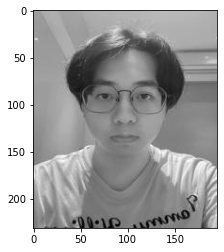
#> input picture HW03/PCA-based (EigenFace) Face Detection/reconstruct/1.png, 224 x 252 px, given in place of subject16.normal.jpg, which was not available
$ jupyter execute --allow-errors facedetect.ipynb   (shell and % lines are left out)   (text cells are left out)
#> lines starting #> are read from the running program, lines starting #| are printed output that depends on the picture; pictures that were not available may be replaced by others from this repository, and a replacement may not be noted
#> `img_resized = img.resize((195, 231))`:
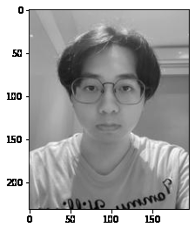
#> img_resized: PIL image 195x231 L; min 0, max 255, mean 167.2
#> pass 2 of the loop `for i in range(len(additional)):`:
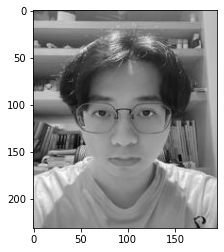
#> input picture HW03/PCA-based (EigenFace) Face Detection/reconstruct/10.png, 224 x 252 px, given in place of subject17.normal.jpg, which was not available
#> `img_resized = img.resize((195, 231))`:
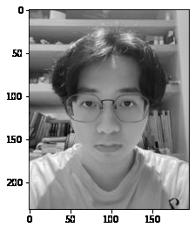
#> img_resized: PIL image 195x231 L; min 0, max 255, mean 158
[cell 1]
# # Metadata
# %load_ext watermark
# %watermark -a "Vutsal Singhal"
# %watermark -u -n -t -z
# %watermark -p numpy,matplotlib
# %watermark

[cell 2]
# Import libraries
from matplotlib import pyplot as plt
from matplotlib.image import imread
import numpy as np
import os
from PIL import Image

[cell 3]
dataset_path = 'Dataset/'
dataset_dir  = sorted(os.listdir(dataset_path))

width  = 195
height = 231

[cell 4]
additional = ['subject16.normal.jpg','subject17.normal.jpg','subject18.normal.jpg','subject19.normal.jpg']

#> (the rest of this cell did not finish here and is left out)

[cell 5]
# [6 lines of commented-out code are left out]

[cell 6]
# [6 lines of commented-out code are left out]

[cell 7]
print('Train Images:')
train_image_names = ['subject01.normal.jpg', 'subject02.normal.jpg', 'subject03.normal.jpg', 'subject07.normal.jpg', 'subject10.normal.jpg', 'subject11.normal.jpg', 'subject14.normal.jpg', 'subject15.normal.jpg','subject16.normal.jpg','subject17.normal.jpg','subject18.normal.jpg','subject19.normal.jpg']
#> train_image_names = 12 items, first 6: 'subject01.normal.jpg', 'subject02.normal.jpg', 'subject03.normal.jpg', 'subject07.normal.jpg', 'subject10.normal.jpg', 'subject11.normal.jpg'
training_tensor   = np.ndarray(shape=(len(train_image_names), height*width), dtype=np.float64)

#> (the rest of this cell did not finish here and is left out)

[cell 8]
mean_face = np.zeros((1,height*width))

for i in training_tensor:
    mean_face = np.add(mean_face,i)
#> this loop made 12 passes

mean_face = np.divide(mean_face,float(len(train_image_names))).flatten()

plt.imshow(mean_face.reshape(height, width), cmap='gray')
plt.tick_params(labelleft='off', labelbottom='off', bottom='off',top='off',right='off',left='off', which='both')
plt.show()
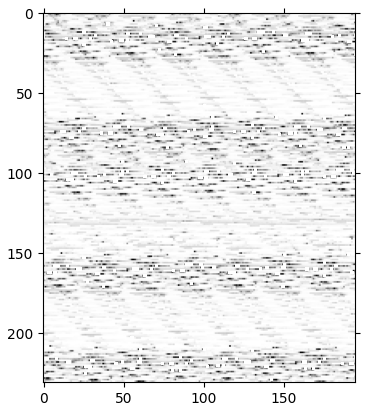
#> figure drawn by matplotlib, 1 panel

[cell 9]
normalised_training_tensor = np.ndarray(shape=(len(train_image_names), height*width))
print(normalised_training_tensor.shape[1])
#| 45045
for i in range(len(train_image_names)):
    normalised_training_tensor[i] = np.subtract(training_tensor[i],mean_face)

[cell 10]
for i in range(len(train_image_names)):
    img = normalised_training_tensor[i].reshape(height,width)
    plt.subplot(3,4,1+i)
    plt.imshow(img, cmap='gray')
    plt.tick_params(labelleft='off', labelbottom='off', bottom='off',top='off',right='off',left='off', which='both')
#> this loop made 12 passes
#> pass 1, `img = normalised_training_tensor[i].reshape(height,width)`:
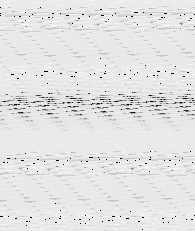
#> img: shape (231, 195) float64; 0.65% of the values are NaN or infinite; the others: min -1.64e+308, max 1.5e+307, mean nan; drawn with min black, max white, NaN and infinite black
#> pass 2, `img = normalised_training_tensor[i].reshape(height,width)`:
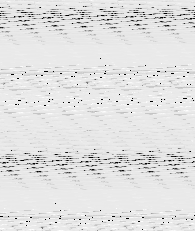
#> img: shape (231, 195) float64; 0.65% of the values are NaN or infinite; the others: min -1.64e+308, max 1.5e+307, mean nan; drawn with min black, max white, NaN and infinite black
#> pass 3, `img = normalised_training_tensor[i].reshape(height,width)`:
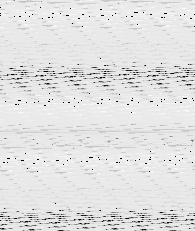
#> img: shape (231, 195) float64; 0.65% of the values are NaN or infinite; the others: min -1.64e+308, max 1.5e+307, mean nan; drawn with min black, max white, NaN and infinite black
plt.show()
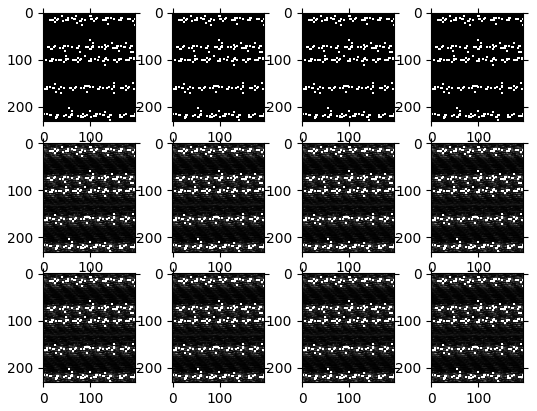
#> figure drawn by matplotlib, 12 panels

[cell 11]
print(normalised_training_tensor.shape)
#| (12, 45045)
cov_matrix = np.cov(normalised_training_tensor)
print(cov_matrix.shape)
#| (12, 12)
